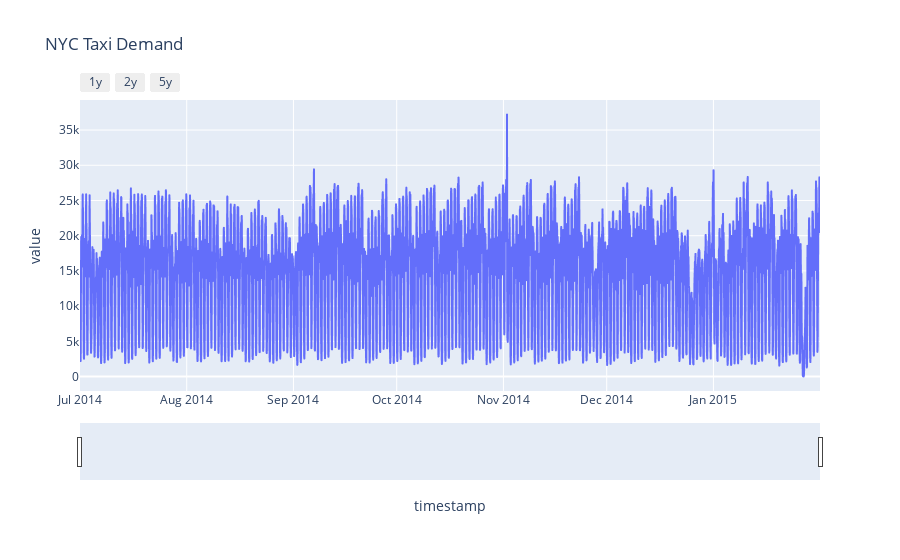

Write notebook code for a chart like this one.
### Markdown cell above
Data visualisation

### Code cell
#express to plot entire data
fig = px.line(data.reset_index(), x='timestamp', y='value', title='NYC Taxi Demand')
#slider
fig.update_xaxes(
    rangeslider_visible = True,
    rangeselector = dict(
        buttons = list([
              dict(count=1, label='1y', step="year", stepmode="backward"),
              dict(count=2, label='2y', step="year", stepmode="backward"),
              dict(count=2, label='5y', step="year", stepmode="backward")
        ])
    )
)
fig.show()

### Figure 1 — Plotly figure (JSON) as saved in the notebook; plotly's stock layout.template omitted (floating-point values rounded to 4 significant figures; data arrays with more than 128 entries replaced by an {"elided": "..."} marker saying what was removed)
{"data": [{"hovertemplate": "timestamp=%{x}<br>value=%{y}<extra></extra>", "legendgroup": "", "line": {"color": "#636efa", "dash": "solid"}, "marker": {"symbol": "circle"}, "mode": "lines", "name": "", "showlegend": false, "type": "scattergl", "x": {"elided": "5160 str values"}, "xaxis": "x", "y": {"elided": "5160 float values"}, "yaxis": "y"}], "layout": {"legend": {"tracegroupgap": 0}, "title": {"text": "NYC Taxi Demand"}, "xaxis": {"anchor": "y", "domain": [0, 1], "rangeselector": {"buttons": [{"count": 1, "label": "1y", "step": "year", "stepmode": "backward"}, {"count": 2, "label": "2y", "step": "year", "stepmode": "backward"}, {"count": 2, "label": "5y", "step": "year", "stepmode": "backward"}]}, "rangeslider": {"visible": true}, "title": {"text": "timestamp"}}, "yaxis": {"anchor": "x", "domain": [0, 1], "title": {"text": "value"}}}}
